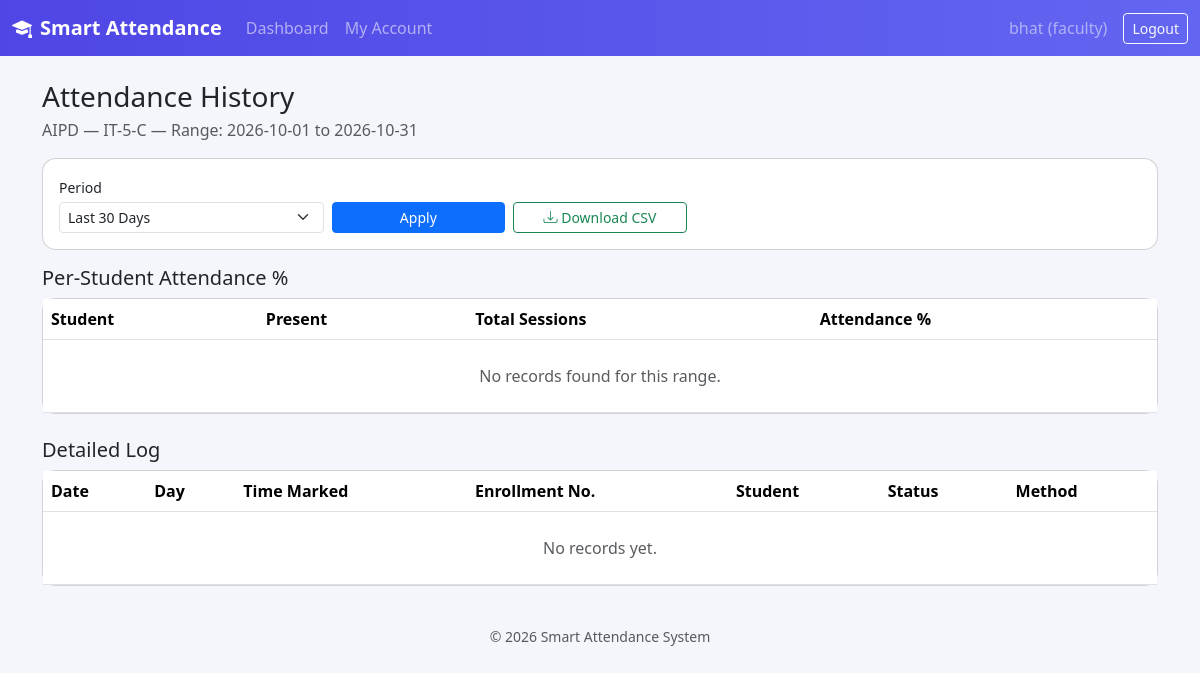
The app's page /faculty/history/1/1 (signed in) with its own data.
### models.py (models this page shows)
class User(db.Model, UserMixin):
    __tablename__ = "users"
    id = db.Column(db.Integer, primary_key=True)
    username = db.Column(db.String(80), unique=True, nullable=False)
    email = db.Column(db.String(120), unique=True, nullable=False)
    password_hash = db.Column(db.String(200), nullable=False)
    role = db.Column(db.String(20), nullable=False)  # principal / faculty / student
    created_at = db.Column(db.DateTime, default=datetime.utcnow)
    faculty_profile = db.relationship("Faculty", backref="user", uselist=False)
    student_profile = db.relationship("Student", backref="user", uselist=False)

class Subject(db.Model):
    __tablename__ = "subjects"
    id = db.Column(db.Integer, primary_key=True)
    name = db.Column(db.String(120), nullable=False)
    class_id = db.Column(db.Integer, db.ForeignKey("classes.id"), nullable=False)

class ClassModel(db.Model):
    __tablename__ = "classes"
    id = db.Column(db.Integer, primary_key=True)
    name = db.Column(db.String(80), unique=True, nullable=False)
    subjects = db.relationship("Subject", backref="class_", cascade="all, delete-orphan")
    students = db.relationship("Student", backref="class_", cascade="all, delete-orphan")
    location = db.relationship("ClassLocation", backref="class_", uselist=False,
                                cascade="all, delete-orphan")

### routes/faculty.py (the view)
@faculty_bp.route("/history/<int:class_id>/<int:subject_id>")
@login_required
@role_required("faculty")
def history(class_id, subject_id):
    f = _current_faculty()
    if not f or not _is_assigned(f.id, class_id, subject_id):
        flash("Not authorized.", "error")
        return redirect(url_for("faculty.dashboard"))
    class_obj = ClassModel.query.get_or_404(class_id)
    subject_obj = Subject.query.get_or_404(subject_id)
    period = request.args.get("period", "month")
    custom_start = request.args.get("start_date")
    custom_end = request.args.get("end_date")
    start, end = resolve_period(period, custom_start, custom_end)
    student_ids = [s.id for s in Student.query.filter_by(class_id=class_id)]
    query = Attendance.query.filter(
        Attendance.subject_id == subject_id,
        Attendance.student_id.in_(student_ids),
    )
    query = apply_date_range(query, Attendance.date, start, end)
    records = query.order_by(Attendance.date.desc(), Attendance.marked_at.desc()).all()
    student_name_map = {s.id: s.name for s in Student.query.filter_by(class_id=class_id)}
    summary_rows = summarize(
        records,
        key_func=lambda r: r.student_id,
        label_func=lambda sid: student_name_map.get(sid, "Unknown"),
    )
    return render_template(
        "faculty/attendance_history.html",
        class_obj=class_obj, subject_obj=subject_obj, records=records,
        summary_rows=summary_rows,
        selected_period=period, start_date=custom_start or "", end_date=custom_end or "",
        range_label=f"{start} to {end}" if start and end else "All Time",
        period_choices=PERIOD_CHOICES,
    )

### app.py (called while the page is built)
@login_manager.user_loader
def load_user(user_id):
    return User.query.get(int(user_id))

### routes/faculty.py (called while the page is built)
def _current_faculty():
    return Faculty.query.filter_by(user_id=current_user.id).first()

def _is_assigned(faculty_id, class_id, subject_id):
    return Timetable.query.filter_by(
        faculty_id=faculty_id, class_id=class_id, subject_id=subject_id
    ).first() is not None

### utils/report_utils.py (called while the page is built, shortened)
def resolve_period(period, custom_start=None, custom_end=None):
    today = date.today()
    if period == "week":
        return today - timedelta(days=7), today
    if period == "month":
        return today - timedelta(days=30), today

def apply_date_range(query, date_column, start, end):
    if start:
        query = query.filter(date_column >= start)
    if end:
        query = query.filter(date_column <= end)
    return query

def summarize(records, key_func, label_func):
    buckets = defaultdict(lambda: {"total": 0, "present": 0})
    for r in records:
        key = key_func(r)
        buckets[key]["total"] += 1
        if r.status == "Present":
            buckets[key]["present"] += 1
    rows = []
    for key, v in buckets.items():
        pct = round((v["present"] / v["total"]) * 100, 1) if v["total"] else 0.0
        rows.append({"label": label_func(key), "total": v["total"], "present": v["present"], "pct": pct})
    rows.sort(key=lambda r: r["label"])
    return rows

### templates/faculty/attendance_history.html (shortened to what this page needs)
{% extends "base.html" %}
{% block content %}
<h3 class="mb-1">Attendance History</h3>
<p class="text-muted">{{ subject_obj.name }} &mdash; {{ class_obj.name }} &mdash; Range: {{ range_label }}</p>
<form method="GET" class="card p-3 mb-3">
  <div class="row g-2 align-items-end">
    <div class="col-md-3">
      <label class="form-label small mb-1">Period</label>
      <select class="form-select form-select-sm" name="period" id="periodSelect" onchange="toggleCustomRange()">
        {% for value, label in period_choices %}
        <option value="{{ value }}" {% if selected_period == value %}selected{% endif %}>{{ label }}</option>
        {% endfor %}
      </select>
    </div>
    <div class="col-md-2">
      <button class="btn btn-primary btn-sm w-100">Apply</button>
    </div>
    <div class="col-md-2">
      <a class="btn btn-outline-success btn-sm w-100"
         href="{{ url_for('faculty.export_history_csv', class_id=class_obj.id, subject_id=subject_obj.id, **request.args) }}">
        <i class="bi bi-download"></i> Download CSV
      </a>
    </div>
  </div>
</form>
<h5 class="mb-2">Per-Student Attendance %</h5>
<div class="card mb-4">
  <table class="table mb-0">
    <thead><tr><th>Student</th><th>Present</th><th>Total Sessions</th><th>Attendance %</th></tr></thead>
    <tbody>
      {% for row in summary_rows %}
      <tr>
        <td>{{ row.label }}</td>
        <td>{{ row.present }}</td>
        <td>{{ row.total }}</td>
        <td>
          <span class="badge {% if row.pct >= 75 %}bg-success{% elif row.pct >= 50 %}bg-warning text-dark{% else %}bg-danger{% endif %}">{{ row.pct }}%</span>
        </td>
      </tr>
      {% else %}
      <tr><td colspan="4" class="text-center text-muted py-4">No records found for this range.</td></tr>
      {% endfor %}
    </tbody>
  </table>
</div>
<h5 class="mb-2">Detailed Log</h5>
<div class="card">
  <table class="table mb-0">
    <thead><tr><th>Date</th><th>Day</th><th>Time Marked</th><th>Enrollment No.</th><th>Student</th><th>Status</th><th>Method</th></tr></thead>
    <tbody>
      {% for r in records %}
      <tr>
        <td>{{ r.date }}</td>
        <td>{{ r.date.strftime('%A') }}</td>
        <td>{{ r.marked_at.strftime('%H:%M') if r.marked_at else '-' }}</td>
        <td>{{ r.student.enrollment_no or '-' }}</td>
        <td>{{ r.student.name }}</td>
        <td>{% if r.status == 'Present' %}<span class="badge bg-success">Present</span>{% else %}<span class="badge bg-danger">Absent</span>{% endif %}</td>
        <td>{{ 'Face + Geo' if r.method == 'face_geo' else 'Manual' }}</td>
      </tr>
      {% else %}
      <tr><td colspan="7" class="text-center text-muted py-4">No records yet.</td></tr>
      {% endfor %}
    </tbody>
  </table>
</div>
{% endblock %}

### templates/base.html (shortened to what this page needs)
<!DOCTYPE html>
<html lang="en">
<head>
<link href="https://cdn.jsdelivr.net/npm/bootstrap@5.3.3/dist/css/bootstrap.min.css" rel="stylesheet">
<link href="https://cdn.jsdelivr.net/npm/bootstrap-icons@1.11.3/font/bootstrap-icons.css" rel="stylesheet">
<link rel="stylesheet" href="{{ url_for('static', filename='css/style.css') }}">
</head>
<body>
{% if current_user.is_authenticated %}
<nav class="navbar navbar-expand-lg navbar-dark app-navbar">
  <div class="container-fluid">
    <a class="navbar-brand fw-bold" href="/"><i class="bi bi-mortarboard-fill me-2"></i>Smart Attendance</a>
    <div class="collapse navbar-collapse" id="nav">
      <ul class="navbar-nav me-auto">
        {% if current_user.role == 'principal' %}
        <li class="nav-item"><a class="nav-link" href="{{ url_for('principal.dashboard') }}">Dashboard</a></li>
        <li class="nav-item"><a class="nav-link" href="{{ url_for('principal.classes') }}">Classes</a></li>
        <li class="nav-item"><a class="nav-link" href="{{ url_for('principal.subjects') }}">Subjects</a></li>
        <li class="nav-item"><a class="nav-link" href="{{ url_for('principal.faculty') }}">Faculty</a></li>
        <li class="nav-item"><a class="nav-link" href="{{ url_for('principal.students') }}">Students</a></li>
        <li class="nav-item"><a class="nav-link" href="{{ url_for('principal.timetable') }}">Timetable</a></li>
        <li class="nav-item"><a class="nav-link" href="{{ url_for('principal.locations') }}">Geofence</a></li>
        <li class="nav-item"><a class="nav-link" href="{{ url_for('principal.holidays') }}">Holidays</a></li>
        <li class="nav-item"><a class="nav-link" href="{{ url_for('principal.attendance_report') }}">Reports</a></li>
        <li class="nav-item"><a class="nav-link" href="{{ url_for('principal.settings') }}">My Account</a></li>
        {% elif current_user.role == 'faculty' %}
        <li class="nav-item"><a class="nav-link" href="{{ url_for('faculty.dashboard') }}">Dashboard</a></li>
        <li class="nav-item"><a class="nav-link" href="{{ url_for('faculty.settings') }}">My Account</a></li>
        {% endif %}
      </ul>
      <span class="navbar-text text-white-50 me-3">{{ current_user.username }} ({{ current_user.role }})</span>
      <a class="btn btn-outline-light btn-sm" href="{{ url_for('auth.logout') }}">Logout</a>
    </div>
  </div>
</nav>
{% endif %}
<div class="container py-4">
  {% block content %}{% endblock %}
</div>
<footer class="text-center text-muted small py-3">&copy; {{ current_year }} Smart Attendance System</footer>
</body>
</html>

### static/css/style.css (style rules this page uses)
body { background: #f4f6fb; font-family: 'Segoe UI', system-ui, sans-serif; }
.app-navbar { background: linear-gradient(90deg, #4f46e5, #6366f1); }
.card { border-radius: 14px; }
table thead { background: #eef0fb; }

### records on screen
User: username "bhat", role "faculty"
Subject: name "AIPD"
ClassModel: name "IT-5-C"

### other values on screen
{{ range_label }} "2026-10-01 to 2026-10-31"
form field period "Last 30 Days"
